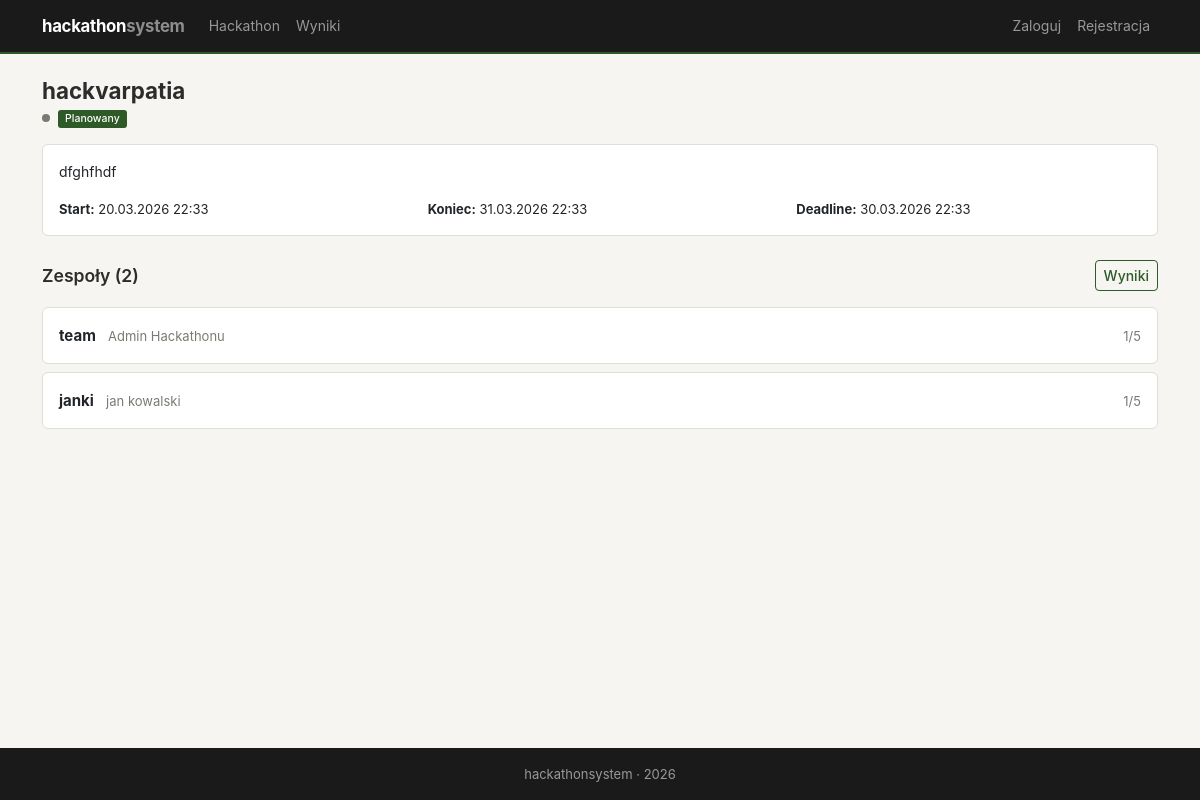
The app's page /hackathon/, older data.
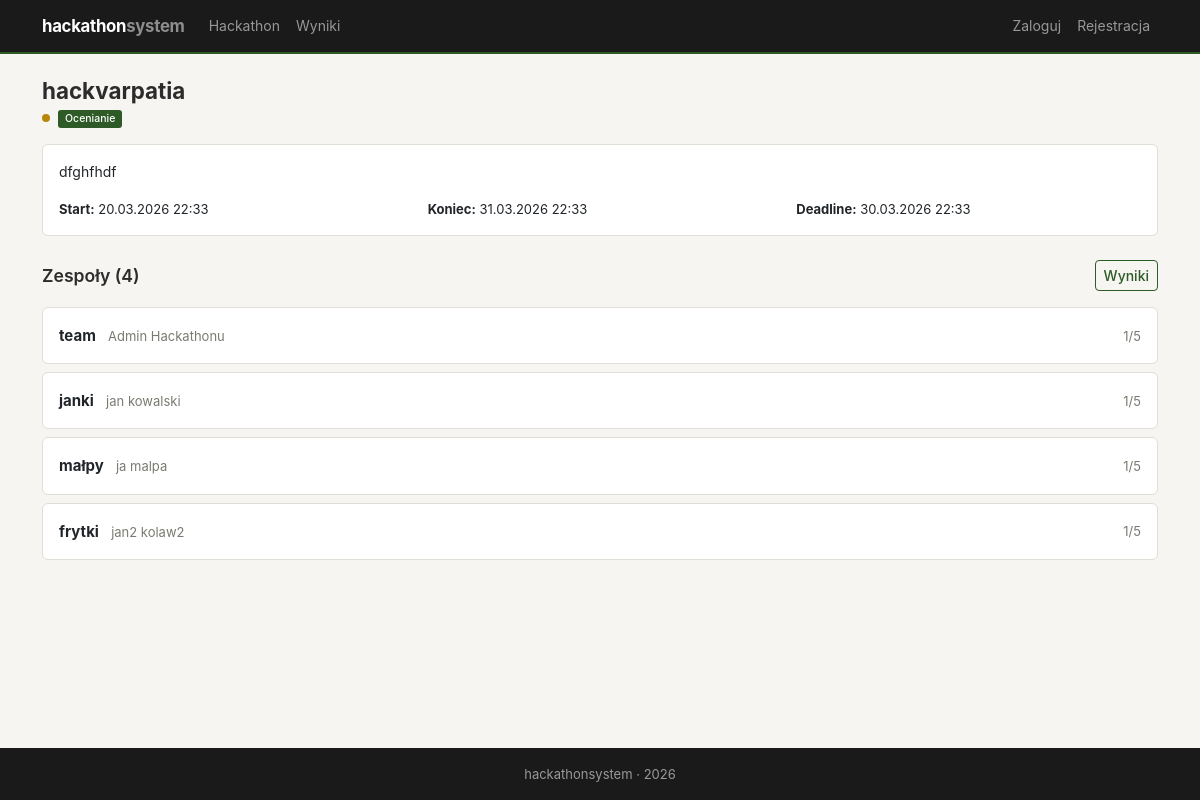
The same page, newer data.
### hackathon/models.py (models this page shows, shortened)
class Hackathon(models.Model):
    STATUS_CHOICES = [
        ('planned', 'Planowany'),
        ('active', 'Aktywny'),
        ('judging', 'Ocenianie'),
        ('finished', 'Zakończony'),
    ]
    name = models.CharField(max_length=200, verbose_name='Nazwa')
    description = models.TextField(verbose_name='Opis')
    date_start = models.DateTimeField(verbose_name='Data rozpoczęcia')
    date_end = models.DateTimeField(verbose_name='Data zakończenia')
    submit_deadline = models.DateTimeField(verbose_name='Deadline oddania projektów')
    status = models.CharField(max_length=20, choices=STATUS_CHOICES, default='planned', verbose_name='Status')
    max_team_size = models.PositiveIntegerField(default=5, verbose_name='Max wielkość zespołu')
    created_at = models.DateTimeField(auto_now_add=True)
    class Meta:
        ordering = ['-date_start']
    @classmethod
    def current(cls):
        h = cls.objects.first()
        if not h:
            raise Http404("Brak hackathonu. Utwórz hackathon w panelu admina.")
        return h

### teams/models.py (models this page shows, shortened)
class Team(models.Model):
    name = models.CharField(max_length=200, verbose_name='Nazwa zespołu')
    hackathon = models.ForeignKey(Hackathon, on_delete=models.CASCADE, related_name='teams')
    captain = models.ForeignKey(User, on_delete=models.CASCADE, related_name='captained_teams')
    description = models.TextField(blank=True, verbose_name='Opis')
    created_at = models.DateTimeField(auto_now_add=True)
    class Meta:
        unique_together = ['name', 'hackathon']

### hackathon/views.py (the view)
# urls.py: path('', views.hackathon_detail, name='detail'),
def hackathon_detail(request):
    hackathon = Hackathon.current()
    teams = hackathon.teams.all()
    return render(request, 'hackathon/detail.html', {'hackathon': hackathon, 'teams': teams})

### hackathon/templates/hackathon/detail.html (shortened to what this page needs)
{% extends 'base.html' %}
{% block content %}
<div class="section-header">
    <div>
        <h2 class="mb-0">{{ hackathon.name }}</h2>
        <span class="status-dot {{ hackathon.status }}"></span>
        <span class="badge bg-primary">{{ hackathon.get_status_display }}</span>
    </div>
</div>
<div class="card p-3 mb-4" style="font-size:14px">
    {% if hackathon.description %}<p>{{ hackathon.description }}</p>{% endif %}
    <div class="row" style="font-size:13px">
        <div class="col-sm-4"><strong>Start:</strong> {{ hackathon.date_start|date:"d.m.Y H:i" }}</div>
        <div class="col-sm-4"><strong>Koniec:</strong> {{ hackathon.date_end|date:"d.m.Y H:i" }}</div>
        <div class="col-sm-4"><strong>Deadline:</strong> {{ hackathon.submit_deadline|date:"d.m.Y H:i" }}</div>
    </div>
</div>
<div class="section-header">
    <h4 class="mb-0">Zespoły ({{ teams.count }})</h4>
    <a href="{% url 'jury:results' %}" class="btn btn-outline-primary btn-sm">Wyniki</a>
</div>
{% for team in teams %}
    <div class="card mb-2 p-3">
        <div class="d-flex justify-content-between align-items-center">
            <div>
                <a href="{% url 'teams:detail' team.pk %}" style="text-decoration:none;color:inherit">
                    <strong>{{ team.name }}</strong>
                </a>
                <span class="text-muted ms-2" style="font-size:13px">{{ team.captain.get_full_name|default:team.captain.username }}</span>
            </div>
            <span class="text-muted" style="font-size:13px">{{ team.members.count }}/{{ hackathon.max_team_size }}</span>
        </div>
    </div>
{% empty %}
    <p class="text-muted">Brak zespołów.</p>
{% endfor %}
{% endblock %}

Row changes from the older to the newer data that the page shows:
changed Hackathon "hackvarpatia": status "Planowany" → "Ocenianie"; count "2" → "4"
added Team: name "małpy", captain.get_full_name "ja malpa", members.count "1", {{ hackathon.max_team_size }} "5"
added Team: name "frytki", captain.get_full_name "jan2 kolaw2", members.count "1", {{ hackathon.max_team_size }} "5"
